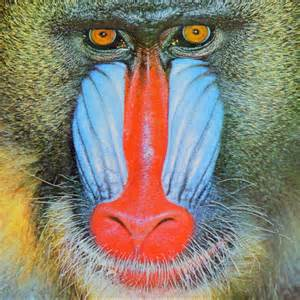
#> input picture Computer Science - Paul G. Allen School/Undergraduate Major/CSE455 Computer Vision/assignment/done/assignment0/image1.jpg, 300 x 300 px, found by its file name
$ jupyter execute --allow-errors 02_Numpy_Tutorial.ipynb   (shell and % lines are left out)
#> lines starting #> are read from the running program, lines starting #| are printed output that depends on the picture
\* This tutorial was originally from the class CS131 at Stanford.

# Numpy/Python Review

### Python

Easy to pick, programmer-friendly language.

"Python is an interpreted language, which can save you considerable time during program development because no compilation and linking is necessary. The interpreter can be used interactively, which makes it easy to experiment with features of the language, to write throw-away programs, or to test functions during bottom-up program development. It is also a handy desk calculator." -  [Python Tutorial](https://docs.python.org/3/tutorial/appetite.html)

Basics:
* Coming from C/C++? Use indentations for code blocks instead of braces.
* Python is dynamically typed, no need to declare variables along with their data types.
* Python is interpretable, and code can be excuted line-by-line - use this to debug!

Tips:
* [Python reference docs](https://docs.python.org/3/reference/index.html) are great! Official documentation is your best friend.
* Python tutorial available on [course webpage](http://vision.stanford.edu/teaching/cs131_fall2223/).

References:
1. [Wikipedia](https://en.wikipedia.org/wiki/Python_(programming_language))
2. [Official Python Tutorial](https://docs.python.org/3/tutorial/index.html)

[cell 1]
# help?

help(print)
# help(range)
# help(len)

[cell 2]
dir(list)[::-1]

$Question:$ In scientific computing, we would need vector and matrices operations very frequently. How does it look like using python list?

[cell 3]
a = [2, 0, 2, 4]
b = [0, 4, 0, 5]

[cell 4]
a + b   # Nope!

[cell 5]
# Loop
c = []
for i in range(len(a)):
    c.append(a[i]+b[i])
c

[cell 6]
# Loop (one line)
c = [a[i]+b[i] for i in range(len(a))]
c

### Numpy

**So you want to learn about numpy?**

Numpy is an important library for anyone wanting to work with large scale datasets in Python.  Numpy arrays provide value because they are easier and faster to manipulate than traditional python lists.

### Why use numpy arrays instead of Python lists?

1. Saves you time as a programmer: when using lists, you have to use loops to apply a function to each element of an array.  In numpy, all common mathematical computations can be vectorized.  This leads to a much faster runtime, as well as fewer lines of code.

2. Under the hood, numpy arrays use less memory, and are constrained to a single data type, which enables faster execution.

### Let's get started!

[cell 7]
#It's a common convention to abbreviate numpy as np
import numpy as np

### Creating a Numpy Array
There are many ways to create a numpy array.  In general, the options are
- converting other Python data structures to np.array format
- numpy functions that create new arrays (i.e. np.ones, np.zeros, np.arange)
- reading files from disk (in this class, mostly images)

Note that unlike lists, you can't create an empty numpy array

[cell 8]
# create a 1 dimensional array from a list: [1,2,3,4,5]
print("1 dimensional: ")
x = np.array([1,2,3,4,5])
print("Shape: ", x.shape)
x

[cell 9]
# Create a 2-d array from multiple lists:
    # first row = [1,2,3,4,5]
    # second row = [6,7,8,9,10]
print("2 dimensional: ")
y = np.array([[1,2,3,4,5], [6,7,8,9,10]])
print("Shape: ", y.shape)
y

[cell 10]
# you can create an array of any dimensions using np.zeros
z = np.zeros((3, 3))
z

[cell 11]
#other handy things
identity = np.identity(3) # also np.eye()
print(identity)

ones = np.ones((2,2))
print(ones)

### Array attributes

Every numpy array is a grid of elements of the same type. Numpy provides a large set of numeric datatypes that you can use to construct arrays. Numpy tries to guess a datatype when you create an array, but functions that construct arrays usually also include an optional argument to explicitly specify the datatype. Take a look at the attributes associated with a numpy array, and then we'll explore how numpy arrays determine their type.

[cell 12]
print(identity.shape) #returns tuple of dimensions
print(identity.size) # returns total number of elements
print(identity.dtype) #the default dtype is float64

[cell 13]
x = np.array([1, 2])  # Let numpy choose the datatype
y = np.array([1, 2.0])  # Let numpy choose the datatype
z = np.array([1, 2], dtype=np.int64)  # Force a particular datatype

print(x.dtype, y.dtype, z.dtype)

### Accessing elements

Numpy offers several ways to index into arrays. When arrays are one dimensional, indexing works just like lists. When arrays are 2 or more dimensional, you specify an index for each dimension:

`value = array[row_index, col_index]`

[cell 14]
# Create a 2-dimensional array (matrix)
# [[ 1  2  3]
#  [ 4  5  6]]
a = np.array([[1,2,3],[4,5,6]])
print(a)

# Access the 3 with array indexing
a_3 = a[0,2]
print("expecting 3, got: ", a_3)

# Access the 4 with array indexing
a_4 = a[1,0]
print("expecting 4, got: ", a_4)

Slicing: Similar to Python lists, numpy arrays can be sliced. Since arrays may be multidimensional, you must specify a slice for each dimension of the array. Recall how slicing works in lists:

[cell 15]
# Recall list slicing:
l = [0,1,2,3,4]

print(l)
print("All elements of l: ", l[:])
print("All after 2nd element: ", l[2:])
print("All before 2nd element: ", l[:2])
print("All between 1st and 3rd element exclusive: ", l[1:3])

Now let's try slicing in two dimensions!

[cell 16]
print(a)

[cell 17]
print("a = \n", a)

# Access the 0th row of a:
a_row0 = a[0]
print("0th row expecting [1,2,3], got: ", a_row0)

# Access the 0th column of a
a_col0 = a[:, 0]
print("0th column expecting [1,4], got: ", a_col0)

Exercise:

#> (a cell that did not finish here is left out)

#> (a cell that did not finish here is left out)

A slice of an array is a view into the same data, so modifying it will modify the original array.

[cell 20]
# [[ 1  2  3]
#  [ 4  5  6]]
a = np.array([[1,2,3],[4,5,6]])
print("original a = \n", a)

a_row0 = a[0,:]
a_row0[1] = 100 # a_row0[1] is the same piece of data as a[0, 1]

print("new a = \n", a)

### Matrix Operations
Numpy makes it easy to do matrix operations on arrays, like multiply, invert, etc. Basic mathematical functions operate elementwise on arrays, and are available both as operator overloads and as functions in the numpy module

[cell 21]
x = np.array([[1,2],[3,4]], dtype=np.float64)
y = np.array([[5,6],[7,8]], dtype=np.float64)

print("x = \n", x)
print(x.dtype)
print("y = \n", y)
print(y.dtype)

[cell 22]
x+y

[cell 23]
#all arithmetic operations are applied to a matrix element-wise
print("Original x: ")
print(x)
print("\nx+1")
print(x + 1)
print("\nx*4.5")
print(4.5*x)
print("\nx/2.0")
print(x/2.0)

[cell 24]
# Elementwise sum; both produce the array
print("x = \n", x)
print("y = \n", y)
print("\nx+y:")
print(x + y)
print(np.add(x, y))

[cell 25]
# Elementwise difference; both produce the array
print("x = \n", x)
print("y = \n", y)
print("\nx-y:")
print(x - y)
print(np.subtract(x, y))

[cell 26]
# Elementwise product; both produce the array
print("x = \n", x)
print("y = \n", y)
print("\nx*y:")
print(x * y)
print(np.multiply(x, y))

[cell 27]
# Elementwise division; both produce the array
# [[ 0.2         0.33333333]
#  [ 0.42857143  0.5       ]]
print("x = \n", x)
print("y = \n", y)
print("\nx/y:")
print(x / y)
print(np.divide(x, y))

[cell 28]
# Elementwise square root; produces the array
# [[ 1.          1.41421356]
#  [ 1.73205081  2.        ]]
print("x = \n", x)
print("\nsqrt(x):")
print(np.sqrt(x))

[cell 29]
# Elementwise power; produces the array
# [[ 1.          1.41421356]
#  [ 1.73205081  2.        ]]
print("x = \n", x)
print("\nx^2:")
print(np.power(x,2))

[cell 30]
# Will this multiplication operator do elementwise multiplication or matrix multiplication?
x*y

Exercise:

Let's practice these operations!

Given arrays x and y, write array z as a function of x and y: z[0] = x[0] - y[0], and z[1] = x[1] - y[1]. Use numpy operations!

Hint: think about how the 2 equations may be written with vector operations (such as those above), and that will translate cleanly to numpy

#> (a cell that did not finish here is left out)

Now, try using the numpy functions to calculate x = ((a+b)*c) - d

If you get stuck, try following the order of operations with the parenthesis and compute a+b first and verify by hand, and then proceed to (a+b)*c, and so on.

[cell 32]
a = np.array([1,3])
b = np.array([1,1])
c = np.array([2,1/2])
d = np.array([1,1])
x = np.array([3,1])

# TODO
#answer =

#> (the rest of this cell did not finish here and is left out)

### Axis-based operations

Now that we've covered 2d indexing, there's some important numpy functions that operate on a particular axis, so let's get hands on with sum()! Many numpy operations including sum, max, argmax, mean, standard deviation operate over a chosen axis of your array.

Sum can sum all elements of the 2d array, or it can sum across each row, or sum down each column.

Axis 0 corresponds to columns, and axis 1 corresponds to rows, just like indexing. When you apply an operation like sum over axis 0, that means axis 0 is being squashed into length 1 by the sum, max, etc. operation.

[cell 33]
#numpy arrays have builtin methods to calculate summary statistics such as std. dev., mean, min, max, sum
y = np.random.random(9).reshape(3,3)
print("std:", y.std())
print("mean:", y.mean())
print("sum:", y.sum())

print()
#you can also do these operations with respect to a particular axis
print("std (rows):", y.std(axis = 1))
print("mean (rows):", y.mean(axis = 1))

[cell 34]
# Sum of an array along various axes
x = np.array([[1,2],[3,4]])
print(x)
print()
print(np.sum(x))  # Compute sum of all elements; prints "10"
print()
print(np.sum(x, axis=0))  # Compute sum of each column; prints "[4 6]"
print()
print(np.sum(x, axis=1)) # Compute sum of each row; prints "[3 7]"

[cell 35]
# Sum of a vector doesn't need to specify axis since there's only one axis
x = np.array([1,2,3])
print(x)
print(np.sum(x))

Exercise:
Your turn!

[cell 36]
# Get hands-on with sum! Guess what the output will be and then run it to confirm
x = np.array([[1,2,3],[4,5,6],[3,2,1]])
print("x = \n", x)

#> (a cell that did not finish here is left out)

#> (a cell that did not finish here is left out)

#> (a cell that did not finish here is left out)

# Demo
Imagine I want to apply the function $f(x) = x^2 + x -6$ to every emelent of an array

[cell 40]
#First let's try it with python lists
import random
random.seed(1)
h = 1000000

def func(x):
    return x**2 + x - 6

first_list = [random.randint(-10,10) for i in range(h)]
print(len(first_list))
first_list[:10]

[cell 41]
for i in range(h):
        first_list[i] = func(first_list[i])

[cell 42]
first_list[:10]

### Now let's do the same thing with numpy arrays

[cell 43]
#By default, rand returns a rnadom number in the range [0,1) - so we normalize to get the values we want
array = np.random.rand(h)
array = array*20 - 10
array = array.astype(np.int64)
print(array[:10])

[cell 44]
array = array**2 + array - 6

[cell 45]
#Check that it worked
print(array[:10])

### It's way faster!

### Some other useful manipulations
A complete list of possible array manipulations can be found here:
https://numpy.org/devdocs/reference/routines.array-manipulation.html

[cell 46]
x = [[1, 2], [3, 4]]
y = [[4, 5], [6, 7]]
np.concatenate((x,y), axis = 0)

[cell 47]
result = np.concatenate((x,y), axis = 1)
result

[cell 48]
#not an inplace operation, if you want it to persist you need to reassign the variable using =
np.transpose(result)

[cell 49]
#to invert a matrix use np.linalg.inv
x = np.array([[1,1], [1,0]])
np.linalg.inv(x)

### Numpy for Linear Algebra

#### Dot products

We'll first define vectors v and w. Recall that the dot product of two vectors is calculating by multiplying each corresponding value and then summing the result. Let's start by computing the dot product with a for loop

Exercise

[cell 50]
v = np.array([1,2,3])
w = np.array([4,5,6])

print("v = \n", v)
print("w = \n", w)
print("expected dot product = 32")

# TODO: compute dot product of v and w with a for loop
# note: length of a 1 dimensional array  = len(array) or array.shape[0]

forloop_dotproduct = 0
print(forloop_dotproduct)

#> (a cell that did not finish here is left out)

#### Matrix-vector product

We'll first define matrix M and vector v. Recall that matrix multiplication between a matrix and a vector involves computing a dot product between each row of the matrix M and the vector v.

In machine learning, M is typically a matrix of learned parameters where each row corresponds to one of the output predictions, which is a weighted sum of the input features from v. The features v change for every new example but the weights M are applied to every example in training and testing data.

[cell 52]
M = np.array([[1,2,3],[3,2,1]])
v = np.array([4,1,2])

print("M = \n", M)
print("v = \n", v)
print("Result = \n[12, 16]")

#> (a cell that did not finish here is left out)

[cell 54]
# Use numpy's built in functionality to get the same result

#### Matrix-Matrix multiplication

[cell 55]
A = np.array([[1,2],[3,4]])
B = np.array([[4,3],[2,1]])

print("A = \n", A)
print("B = \n", B)

#> (a cell that did not finish here is left out)

[cell 57]
# Numpy matrix products:

### Broadcasting
The term broadcasting refers to how numpy treats doing arithmetic operations on arrays of different shapes.
When operating on two arrays, NumPy compares their shapes element-wise. Two dimensions are compatible when
* they are equal, or
* one of them is 1

If the dimensional are different, but one of them is 1, then numpy will apply the operation to each column on that axis

[cell 58]
x = np.array(range(5))
x = x.reshape(5, 1)
print("x is a column vector")
print()
print(x.shape)
print(x)

y = np.ones((5))
print("y is a row vector")
print(y.shape)
print(y)

[cell 59]
print(x+y)

### Real world example of why broadcasting is useful

[cell 60]
# Suppose we have a matrix where we want to normalize the rows to have mean zero
matrix = 10*np.random.rand(4,5)
matrix

[cell 61]
row_means = matrix.mean(axis = 1).reshape((4,1))
row_means

[cell 62]
matrix = matrix - row_means
print(matrix)
matrix.mean(axis = 1)

### Using boolean masks
In numpy, when you compare two arrays, you get a boolean mask as the output.  You can then use this boolean mask to grab specific values in an array.

[cell 63]
array = np.array(range(20)).reshape((4,5))
output = array > 10
output

[cell 64]
array[output]

[cell 65]
#you can combine boolean statements for more complicated operations
mask = (array < 5) | (array > 15)
mask

## Practice boolean mask problem
Given a matrix, change all of the negative values to zero

[cell 66]
matrix = 2*np.random.rand(5, 5) - 1
print(matrix)

[cell 67]
### SOLUTION ###
mask = matrix < 0
print(mask)
matrix[mask] = 0
print(matrix)

### Reshaping

[cell 68]
#when your reshape, by default you fill the new array by rows
x = np.linspace(1, 12, 6)
print(x)
x = x.reshape((3,2)) #does not reshape in place!
x

# Making Plots in Jupyter Notebook
A Matplotlib figure can be categorized into several parts as below:

**Figure:** It is a whole figure which may contain one or more than one axes (plots). You can think of a Figure as a canvas which contains plots.

**Axes:** It is what we generally think of as a plot. A Figure can contain many Axes. It contains two or three (in the case of 3D) Axis objects. Each Axes has a title, an x-label and a y-label.

**Axis:** They are the number line like objects and take care of generating the graph limits.

[cell 69]
import matplotlib.pyplot as plt

[cell 70]
x = np.arange(10)**2
print(x)
plt.plot(x)
plt.show()
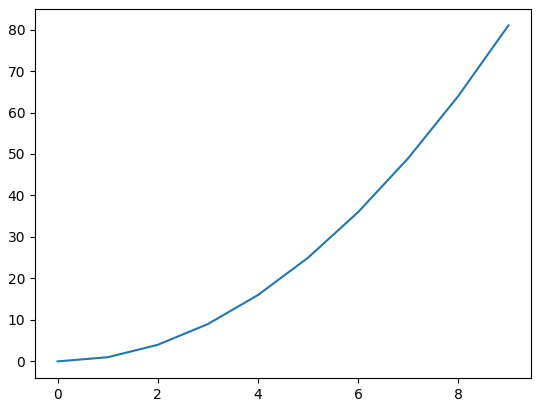
#> figure drawn by matplotlib, 1 panel; curve peaks at x = 9, y = 81

[cell 71]
plt.figure(figsize = (15,15))
plt.plot(x)
plt.title("This is a graph")
plt.xlabel("this is the x label")
plt.ylabel("this is the y label")
plt.show()
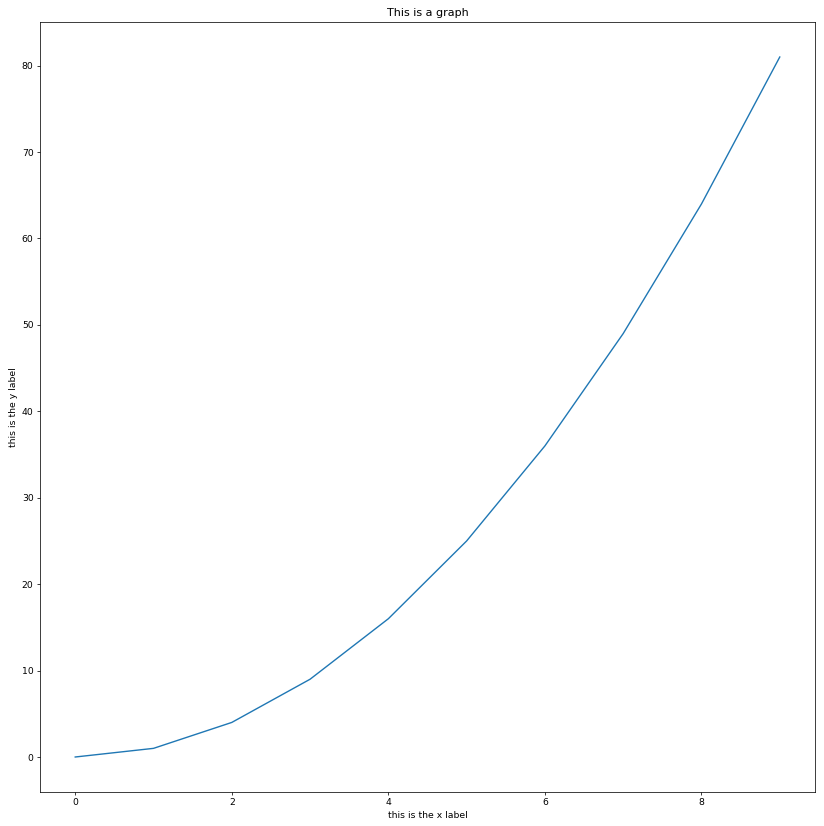
#> figure drawn by matplotlib, 1 panel; curve peaks at x = 9, y = 81

# Part 2

### Data Structures in Python
You may have noticed that it can be tricky to manipulate arrays in python because by default, python passed objects as references. In this section, we'll explain this behavior, and giving some debugging tools to use when confronted with related issues.

[cell 72]
array = np.linspace(1, 10, 10)
array

[cell 73]
dup = array
dup

[cell 74]
array[0] = 100
dup

[cell 75]
help(id)

[cell 76]
print(id(array))
print(id(dup))

### Notice that the dup and array point to the same object!
How would we fix this?

### Use the copy library, or np.array.copy
IMPORTANT: Using the slicing syntax [:] doesn't always work

[cell 77]
#slicing
array = np.linspace(1, 10, 10)
dup = array[:]
print(id(array))
print(id(dup))
array[0] = 100
dup

[cell 78]
#using copy
import copy
array = np.linspace(1, 10, 10)
dup = copy.deepcopy(array)
print(id(array))
print(id(dup))
array[0] = 100
dup

Beware of copy vs. deepcopy!

https://docs.python.org/3.6/library/copy.html

[cell 79]
#numpy arrays also have a builtin copy function
array = np.linspace(1, 10, 10)
dup = array.copy()
print(id(array))
print(id(dup))
array[0] = 100
dup

### Let's try it with multidimensional arrays

[cell 80]
def display(img):
    # Show image
    plt.figure(figsize = (5,5))
    plt.imshow(img)
    plt.axis('off')
    plt.show()

def load(image_path):
#> called with image_path = 'image1.jpg'
    out = io.imread(image_path)
#> out is the input picture: shape (300, 300, 3); mean R, G, B 137.8, 129.1, 113.5

    # Let's convert the image to be between the correct range.
    out = out.astype(np.float64) / 255
    return out

[cell 81]
from skimage import io
img = load('image1.jpg')
display(img)

[cell 82]
def rgb_exclusion(image, channel):
#> called with channel = 'G'
    out = image
    if channel == 'R':
        out[:, :, 0] = 0
    elif channel == 'G':
        out[:, :, 1] = 0
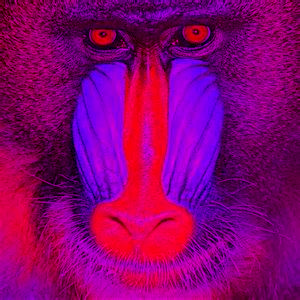
#> out: shape (300, 300, 3) float64; mean R, G, B 0.54, 0, 0.445
    elif channel == 'B':
        out[:, :, 2] = 0

    return out

no_green = rgb_exclusion(img, 'G')
display(no_green)

display(img)

[cell 83]
img = load('image1.jpg')
display(img)

[cell 84]
#TODO: How to fix?
def rgb_exclusion(image, channel):
    out = image.copy()
    if channel == 'R':
        out[:, :, 0] = 0
    elif channel == 'G':
        out[:, :, 1] = 0
    elif channel == 'B':
        out[:, :, 2] = 0

    return out

no_green = rgb_exclusion(img, 'G')
display(no_green)

display(img)

### Sorting

[cell 85]
test = np.random.random(10)
print(test)
print(np.sort(test))
print(np.argsort(test))

### Linear Algebra
We can use the np.linalg module to do a lot of linear algebra stuff withpretty clean syntax.

For example, say we wanted to solve the linear system $$ Ax = b$$.

[cell 86]
A = np.array([[1, 1], [2, 1]])
b = np.array([[1], [0]])
#This function takes parameters A, b, and returns x such that Ax =b.
x = np.linalg.solve(A, b)
x

### How about more complicated stuff?
Imagine trying to find a line of best fit.

Linear regression finds the "line of best fit" by minimizing the residual sum of squares.

If we have n datapoints $\{(x_1, y_1), ... ,(x_n, y_n)\}$, the objective function takes the form
$$loss(X) = \Sigma_{i = 1}^n (y_i - f(x_i))^2$$ where $$f(x_i) = \theta_0 + \theta_1 x_1 + ... +\theta_n x_n$$

It turns out the parameters such that the loss function is minimized are given by the closed form solution

$$\theta = (X^T X)^{-1} X^T y$$

Let's see it in action!!!

[cell 87]
x = np.concatenate((np.linspace(1, 5, 10).reshape(10, 1), np.ones(10).reshape(10, 1)), axis = 1)
y = x[:,0].copy() + 2*np.random.rand(10) - 0.5
plt.scatter(x[:,0], y)
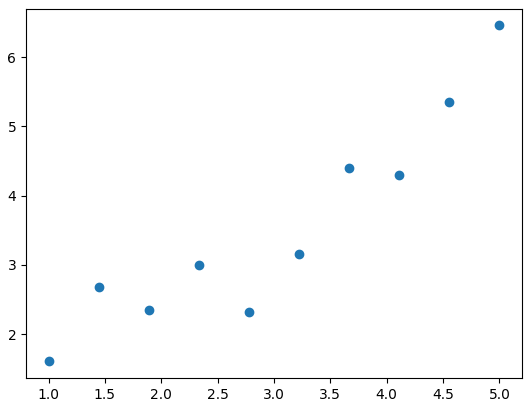
#> figure drawn by matplotlib, 1 panel

[cell 88]
theta = np.linalg.lstsq(x, y, rcond=None)[0]
print(theta)

[cell 89]
plt.scatter(x[:,0], y)
plt.plot(x[:,0], x[:,0]*theta[0] + theta[1])
#> figure, not shown here; curve peaks at x = 5, y = 5.67

$ run again, with Computer Science - Paul G. Allen School/Undergraduate Major/CSE455 Computer Vision/assignment/done/assignment0/50_400_baboon.png saved as Computer Science - Paul G. Allen School/Undergraduate Major/CSE455 Computer Vision/assignment/done/assignment0/image1.jpg
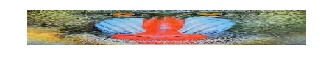
#> input picture Computer Science - Paul G. Allen School/Undergraduate Major/CSE455 Computer Vision/assignment/done/assignment0/50_400_baboon.png, 323 x 69 px, found by its file name
#> in load, out is the input picture: shape (69, 323, 3); mean R, G, B 203.6, 199.7, 192.7
#> in rgb_exclusion, `out[:, :, 1] = 0`:
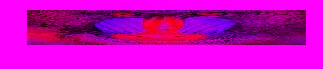
#> out: shape (69, 323, 3) float64; mean R, G, B 0.798, 0, 0.756
